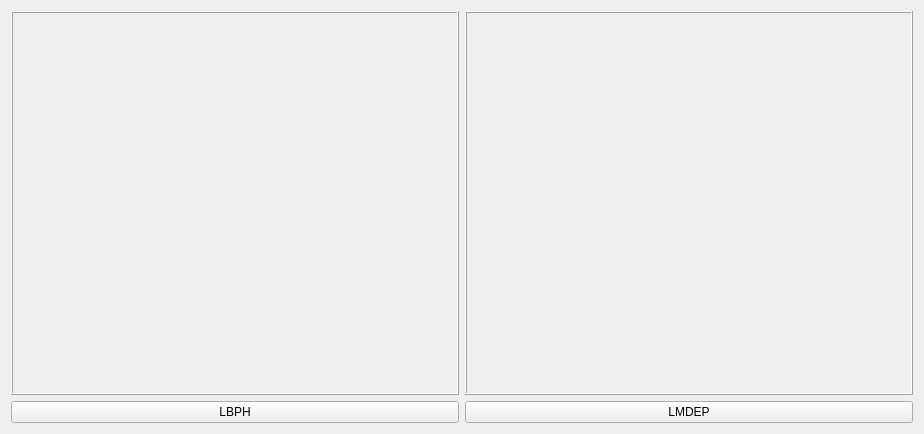
      <widget class="QWidget" name="analysis1_tab">
       <attribute name="title">
        <string>Analysis 1</string>
       </attribute>
       <layout class="QGridLayout" name="gridLayout_5">
        <item row="1" column="0">
         <widget class="QPushButton" name="an_process_lbph_bt">
          <property name="text">
           <string>LBPH</string>
          </property>
         </widget>
        </item>
        <item row="0" column="0">
         <widget class="QLabel" name="an_LBPH_label">
          <property name="minimumSize">
           <size>
            <width>448</width>
            <height>384</height>
           </size>
          </property>
          <property name="maximumSize">
           <size>
            <width>640</width>
            <height>480</height>
           </size>
          </property>
          <property name="frameShape">
           <enum>QFrame::Box</enum>
          </property>
          <property name="frameShadow">
           <enum>QFrame::Raised</enum>
          </property>
          <property name="text">
           <string/>
          </property>
         </widget>
        </item>
        <item row="0" column="1">
         <widget class="QLabel" name="an_LMDEP_label">
          <property name="minimumSize">
           <size>
            <width>448</width>
            <height>384</height>
           </size>
          </property>
          <property name="frameShape">
           <enum>QFrame::Box</enum>
          </property>
          <property name="frameShadow">
           <enum>QFrame::Raised</enum>
          </property>
          <property name="text">
           <string/>
          </property>
         </widget>
        </item>
        <item row="1" column="1">
         <widget class="QPushButton" name="an_process_lmdep_bt">
          <property name="text">
           <string>LMDEP</string>
          </property>
         </widget>
        </item>
       </layout>
      </widget>
